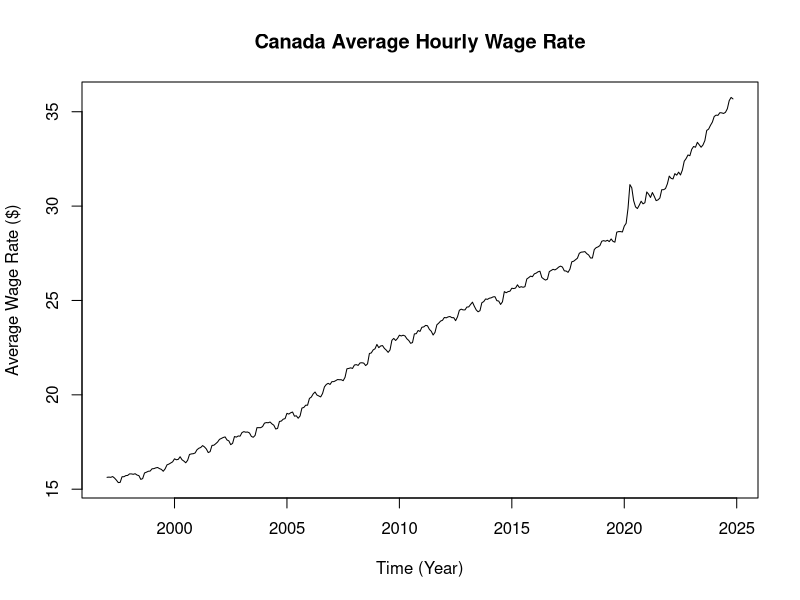
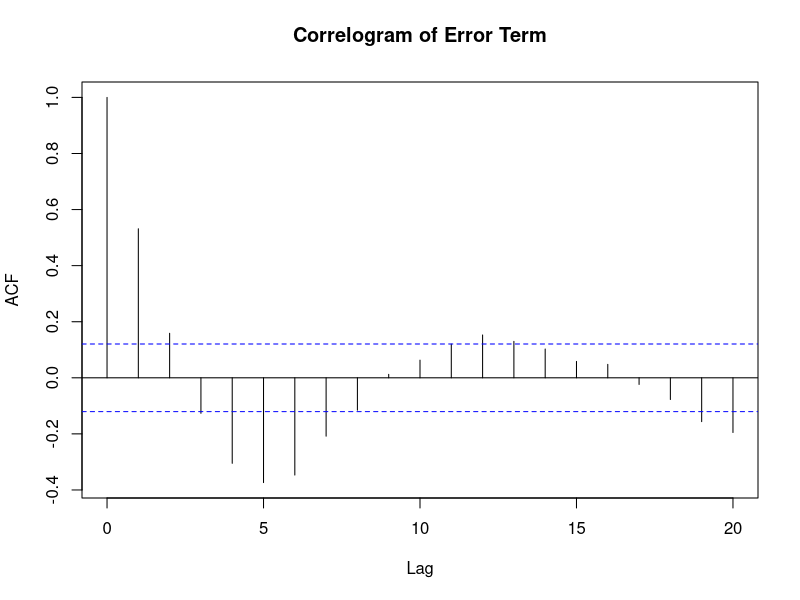
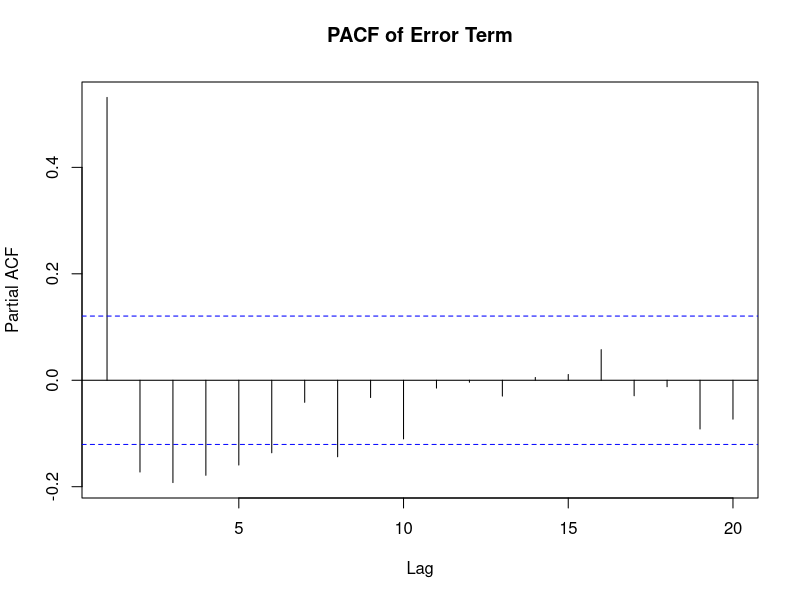
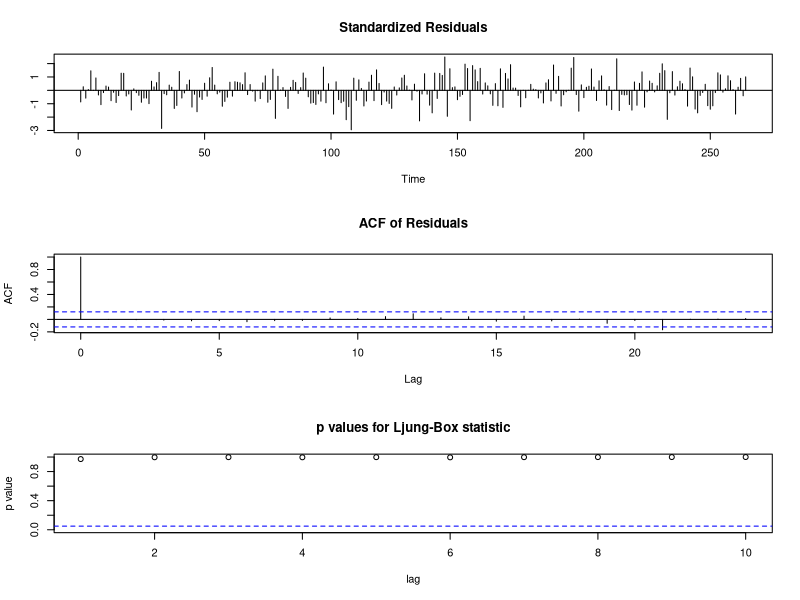
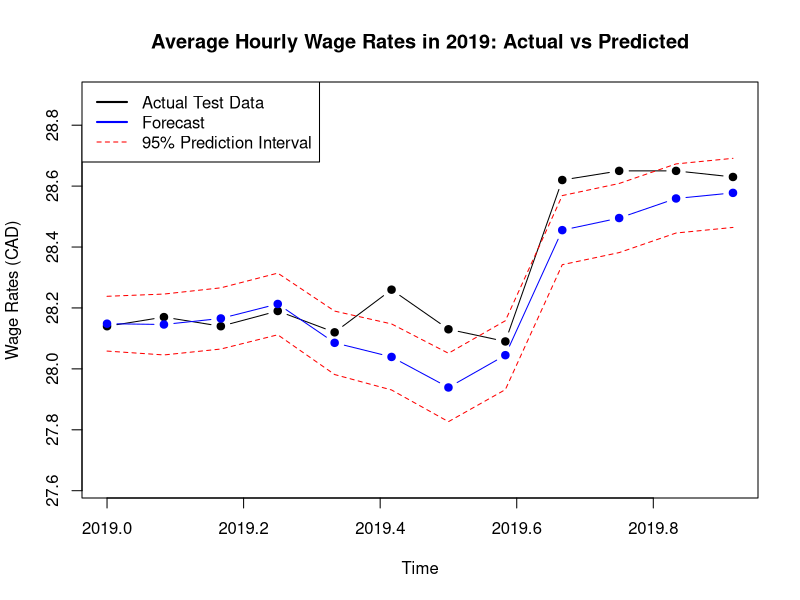

Source code (R) for these figures, in order: (Note: this script raises an error after producing the figures.)
## ---- chunk 1
knitr::opts_chunk$set(echo = TRUE)
#if you do not have the package, type install.packages("name_of_the_package")
library(knitr)
library(tseries)
library(forecast)
## ---- chunk 2
# this is where your R code goes

# Initialisation
data <- read.csv("employee_wages_total_industry.csv")

data.ts <- ts(data$employee_wages,
              start = c(1997, 1),
              frequency = 12)


# January 1997 to December 2018 as the training set for model fitting
data.ts.train <- window(data.ts,
                        start = c(1997, 1),
                        end = c(2018, 12),
                        frequency = 12)
  
# from January 2019 to December 2019 as the test set
data.ts.test <- window(data.ts,
                       start = c(2019, 1),
                       end = c(2019, 12),
                       frequency = 12)
plot(data.ts,
     main = "Canada Average Hourly Wage Rate",
     xlab = "Time (Year)",
     ylab = "Average Wage Rate ($)")

# LOESS Smoothing 
# De-seasonalize Series
data.ts.ls <- stl(data.ts.train,
                  s.window = "periodic")

# From HW1
trend.ls <- data.ts.ls$time.series[,"trend"]
seas.ls <- data.ts.ls$time.series[,"seasonal"]
error.ls <- data.ts.ls$time.series[, "remainder"]

# ARMA Model fitting for Remainder Term
error.time.ls <- seq_along(error.ls)
error.ls.df <- data.frame("Remainder" = error.ls,
                          "Time" = error.time.ls)

## ---- chunk 3
# this is where your R code goes
error.ts <- ts(error.ls)

acf(error.ts,
    lag.max = 20,
    main = "Correlogram of Error Term")

pacf(error.ts,
     lag.max = 20,
     main = "PACF of Error Term")

## ---- chunk 4
# this is where your R code goes
# Fitting our model
model <- arima(error.ts, order = c(0, 0, 8))
model

model_2 <- arima(error.ts, order = c(0, 0, 6))
model_2

tsdiag(model)
## ---- chunk 5
# this is where your R code goes
# Remainder Component
remainder_forecast <- predict(model, n.ahead = 12)
remainder_lower <- remainder_forecast$pred - 1.96 * remainder_forecast$se
remainder_upper <- remainder_forecast$pred + 1.96 * remainder_forecast$se

# Trend Component
trend.time.ls <- seq_along(trend.ls)
trend.ls.df <- data.frame('trend'=trend.ls, 'time'=trend.time.ls)
trend_model.ls <- lm(trend ~ time, data=trend.ls.df)
trend_forecast_times <- max(trend.time.ls) + 1:12
trend_forecast <- predict(trend_model.ls, newdata=data.frame('time'=trend_forecast_times))

# Seasonal Component
seasonal_forecast <- seas.ls[1:12]

final_forecast <- trend_forecast + seasonal_forecast + remainder_forecast$pred

forecast_ts <- ts(final_forecast,
                     start=c(2019, 1),
                     frequency=12)

# Prediction Interval
lower_pi <- trend_forecast + seasonal_forecast + remainder_lower
upper_pi <- trend_forecast + seasonal_forecast + remainder_upper

lower_ts <- ts(lower_pi, start=c(2019, 1), frequency=12)
upper_ts <- ts(upper_pi, start=c(2019, 1), frequency=12)

# Prediction Table (From Lab 9)

forecast_table <- data.frame(Month = month.abb[1:12],
                             True_Value = data.ts.test,
                             Forecast = forecast_ts,
                             Lower_CI = lower_ts,
                             Upper_CI = upper_ts
                             )

kable(forecast_table,
      caption = "Monthly Forecasts of Average Hourly Wage Rates (2019)",
      align = c('l', rep('c', 5)))

## ---- chunk 6
# this is where your R code goes
# From Lab 8 Prediction plot
plot(data.ts.test,
    main = "Average Hourly Wage Rates in 2019: Actual vs Predicted",
    ylab = "Wage Rates (CAD)",
    ylim = c(min(lower_pi)-0.2, max(upper_pi)+0.2),
    col = "black",
    type = "b",
    pch = 19)

# Prediction
lines(forecast_ts, 
      col = "blue",
      type = "b",
      pch = 19)

# Prediction interval
lines(lower_ts,
      type = "l",
      col = "red",
      lty = 2)

lines(upper_ts,
      type = "l",
      col = "red",
      lty = 2)

legend("topleft",
        legend=c("Actual Test Data", "Forecast", "95% Prediction Interval"),
        col=c("black", "blue", "red"),
        lty=c(1, 1, 2),
        lwd=c(2, 2, 1))


## ---- chunk 7
# this is where your R code goes
acf(ts(wage_data.ts.train), main="ACF of Original Series")

## ---- chunk 8
# From Lab 8
hw_model <- HoltWinters(data.ts.train, seasonal = "additive")

plot(hw_model, main="Holt-Winters' Filtering")

hw_predictions <- predict(hw_model, n.ahead = 12, prediction.interval = TRUE)
hw_fit <- hw_predictions[, "fit"]
hw_lower <- hw_predictions[, "lwr"]
hw_upper <- hw_predictions[, "upr"]

hw_forecast_ts <- ts(hw_fit, start = c(2019, 1), frequency = 12)

hw_lower_ts <- ts(hw_lower, start = c(2019, 1), frequency = 12)
hw_upper_ts <- ts(hw_upper, start = c(2019, 1), frequency = 12)

plot(data.ts.test,
     main="Holt-Winters' Average Hourly Wage Rates: Predtiction vs Actual (2019)",
     ylab="Wage Rates (CAD)",
     xlab="Time",
     col="black",
     lwd=2,
     ylim=range(c(data.ts.test, hw_lower, hw_upper)))

lines(hw_forecast_ts, col="blue", lwd=2)
lines(hw_lower_ts, col="red", lty=2)
lines(hw_upper_ts, col="red", lty=2)

legend("bottomright",
       legend=c("Actual Test Data", "Holt-Winters Forecast", "95% Prediction Interval"),
       col=c("black", "blue", "red"),
       lty=c(1, 1, 2),
       lwd=c(2, 2, 1))

## ---- chunk 9
# this is where your R code goes
